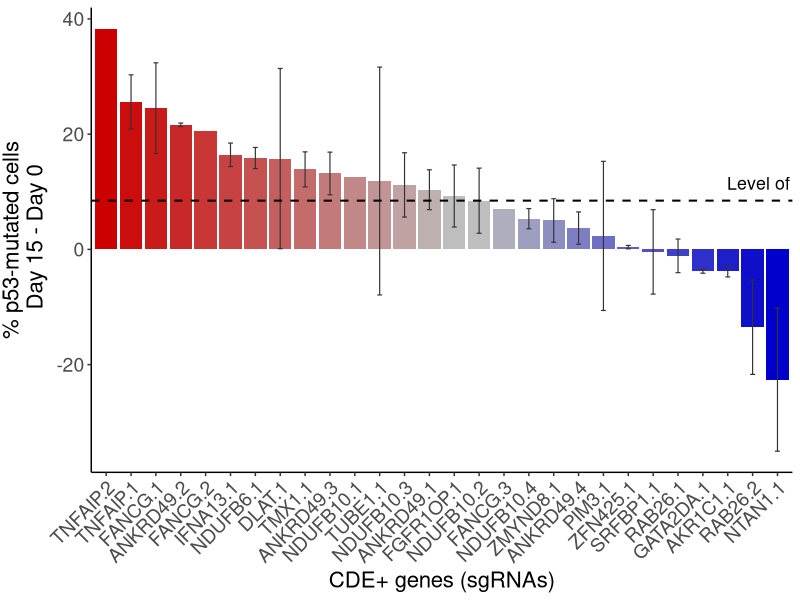

This chart was generated by the following R code:
library(data.table)
library(ggplot2)


##### Fig. 3c

dat <- fread("../Data/competition.assay.p53.tsv")
dat <- dat[, .(gene=Gene, rep=Rep, y=`TdTomato`, t=Timepoint, sgRNA=Sequence)]

tmp <- dat[, .(y=y[t==15]-y[t==0]), by=.(gene, sgRNA, rep)]
dat3 <- tmp[, .(y=mean(y), se=sd(y)/sqrt(length(y))), by=.(gene, sgRNA)]
dat3 <- dat3[, .(id=paste0(gene,".",1:(.N)), y, se), by=gene][order(-y)]
dat3[, id:=factor(id, levels=id)]
cs <- c(colorRampPalette(c("red3","grey"))(15), colorRampPalette(c("grey","blue3"))(13))

ggplot(data=dat3[id!="NTC.1"], aes(x=id, y=y, fill=id)) +
  xlab("CDE+ genes (sgRNAs)") +
  ylab("% p53-mutated cells\n Day 15 - Day 0") +
  geom_bar(stat="identity") +
  scale_fill_manual(values=cs) +
  geom_errorbar(aes(ymin=y-se, ymax=y+se), width=.2, position=position_dodge(.9), color="grey20", size=0.4) +
  geom_hline(yintercept=dat3[id=="NTC.1",y], linetype="dashed", size=0.7, color="black") +
  annotate("text", x=22, y=dat3[id=="NTC.1",y]+3, hjust=-0.95, label="Level of NTC", size=4.5, color="black") +
  theme_classic() +
  theme(axis.title.x=element_text(size=16),
        axis.text.x=element_text(size=14, angle=45, hjust=1),
        axis.title.y=element_text(size=16, vjust=2),
        axis.text.y=element_text(size=14),
        legend.title=element_blank(),
        legend.text=element_text(size=14),
        legend.position="none")

